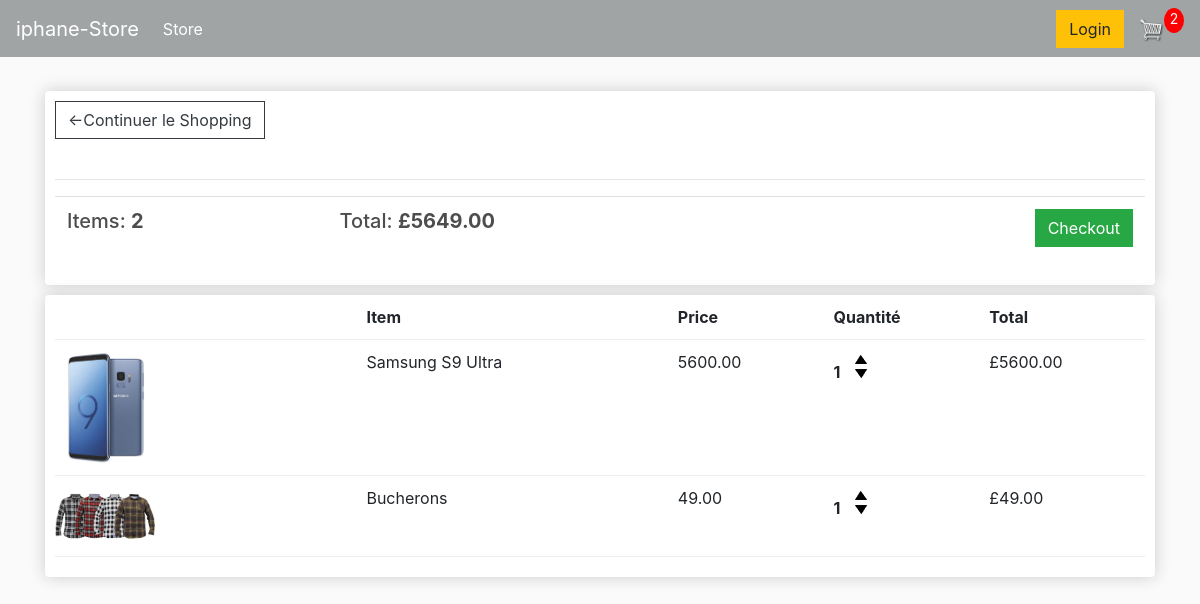
The app's page /cart/ (signed in) with its own data.
### store/models.py (models this page shows, shortened)
class Order(models.Model):
    utilisateur = models.ForeignKey(
        Utilisateur, on_delete=models.SET_NULL, null=True, blank=True)
    date_ordre = models.DateTimeField(auto_now_add=True)
    complete = models.BooleanField(default=False, null=True, blank=True)
    id_transition = models.CharField(max_length=200, null=True)
    @property
    def get_cart_total(self):
        elements = self.element_set.all()
        total = sum([item.get_total for item in elements])
        return total
    @property
    def get_cart_item(self):
        elements = self.element_set.all()
        total = sum([item.quantite for item in elements])
        return total

class Element(models.Model):
    produit = models.ForeignKey(
        Produit, on_delete=models.SET_NULL, null=True, blank=True)
    order = models.ForeignKey(
        Order, on_delete=models.SET_NULL, null=True, blank=True)
    quantite = models.IntegerField(default=0, null=True, blank=True)
    date_ajout = models.DateTimeField(auto_now_add=True)
    @property
    def get_total(self):
        total = self.produit.prix * self.quantite
        return total

class Produit(models.Model):
    nom_pro = models.CharField(max_length=200, null=True)
    cat_produit = models.ForeignKey(
        Category, on_delete=models.SET_NULL, null=True, blank=True)
    prix = models.FloatField()
    digital = models.BooleanField(default=False, null=True, blank=True)
    image = models.ImageField(null=True, blank=True)
    @property
    def imageURL(self):
        try:
            url = self.image.url
        except:
            url = ''
        return url

### store/views.py (the view)
# urls.py: path('cart/', views.cart, name="cart"),
def cart(request):
    if request.user.is_authenticated:
        utilisateur = request.user.utilisateur
        order, created = Order.objects.get_or_create(
            utilisateur=utilisateur, complete=False)
        items = order.element_set.all()
        cartItems = order.get_cart_item
    else:
        items = []
        order = {'get_cart_total': 0, 'get_cart_item': 0, 'shipping': False}
        cartItems = order['get_cart_item']
    context = {'items': items, 'order': order, 'cartItems': cartItems}
    return render(request, 'store/cart.html', context)

### store/templates/store/cart.html
{%extends 'store/main.html' %}
{%load static %}
{% block content %}
<div class="row">
    <div class="col-lg-12">
        <div class="box-element">
            <a href="{% url 'store' %}" class="btn btn-outline-dark">&#x2190;Continuer le Shopping</a>
            <br>
            <br>
            <hr>
            <table class="table">
                <tr>
                    <th><h5>Items: <strong>{{ order.get_cart_item }}</strong></h5></th>
                    <th><h5>Total: <strong>£{{ order.get_cart_total|floatformat:2 }}</strong></h5></th>
                    <th>
                        <a href="{% url 'checkout' %}" class="btn btn-success" style="float: right;">Checkout</a>
                    </th>
                </tr>
            </table>
        </div>
    </div>
    <div class="col-lg-12">
        <div class="box-element">
            <div class="cart-row">
                <div style="flex: 2;"></div>
                <div style="flex: 2;"><strong>Item</strong></div>
                <div style="flex: 1;"><strong>Price</strong></div>
                <div style="flex: 1;"><strong>Quantité</strong></div>
                <div style="flex: 1;"><Strong>Total</Strong></div>
            </div>
            {% for item in items%}
            <div class="cart-row">
                <div style="flex: 2;"><img class="row-image" src="{{ item.produit.imageURL }}" alt=""></div>
                <div style="flex: 2;">{{ item.produit.nom_pro }}</div>
                <div style="flex: 1;">{{ item.produit.prix|floatformat:2 }}</div>
                <div style="flex: 1;">
                    <p class="quantity">{{ item.quantite }}</p>
                    <div class="quantity">
                        <img data-produit="{{ item.produit.id }}" src="{% static 'images/arrow-up.png' %}" data-action="add" class="chg-quantity update-cart">
                        <img data-produit="{{ item.produit.id }}" src="{% static 'images/arrow-down.png' %}" data-action="remove" class="chg-quantity update-cart">
                    </div>
                </div>
                <div style="flex: 1;">£{{ item.get_total|floatformat:2 }}</div>
            </div>
            {% endfor%}
        </div>
    </div>
</div>
{% endblock content %}

### static/css/main.css (style rules this page uses)
body { background-color: hsl(0, 0%, 98%); }
h1, h2, h3, h4, h5, h6 { color: hsl(0, 0%, 30%); }
.box-element { box-shadow: hsl(0, 0%, 80%) 0 0 16px; background-color: #fff; border-radius: 4px; padding: 10px; }
.col-lg-4, .col-lg-6, .col-lg-8, .col-lg-12 { margin-top: 10px; }
.btn { border-radius: 0; }
.row-image { width: 100px; }
.cart-row { display: flex; align-items: flex-stretch; padding-bottom: 10px; margin-bottom: 10px; border-bottom: 1px solid #ececec; }
.quantity { display: inline-block; font-weight: 700; padding-right: 10px; }
.chg-quantity { width: 12px; cursor: pointer; display: block; margin-top: 5px; transition: 0.1s; }

### records on screen
Order: get_cart_item "2", get_cart_total "5649.00"
Element: produit.imageURL (picture), produit.nom_pro "Samsung S9 Ultra", produit.prix "5600.00", quantite "1", get_total "5600.00"
Element: produit.imageURL (picture), produit.nom_pro "Bucherons", produit.prix "49.00", quantite "1", get_total "49.00"

### other values on screen
{{ cartItems }} "2"
